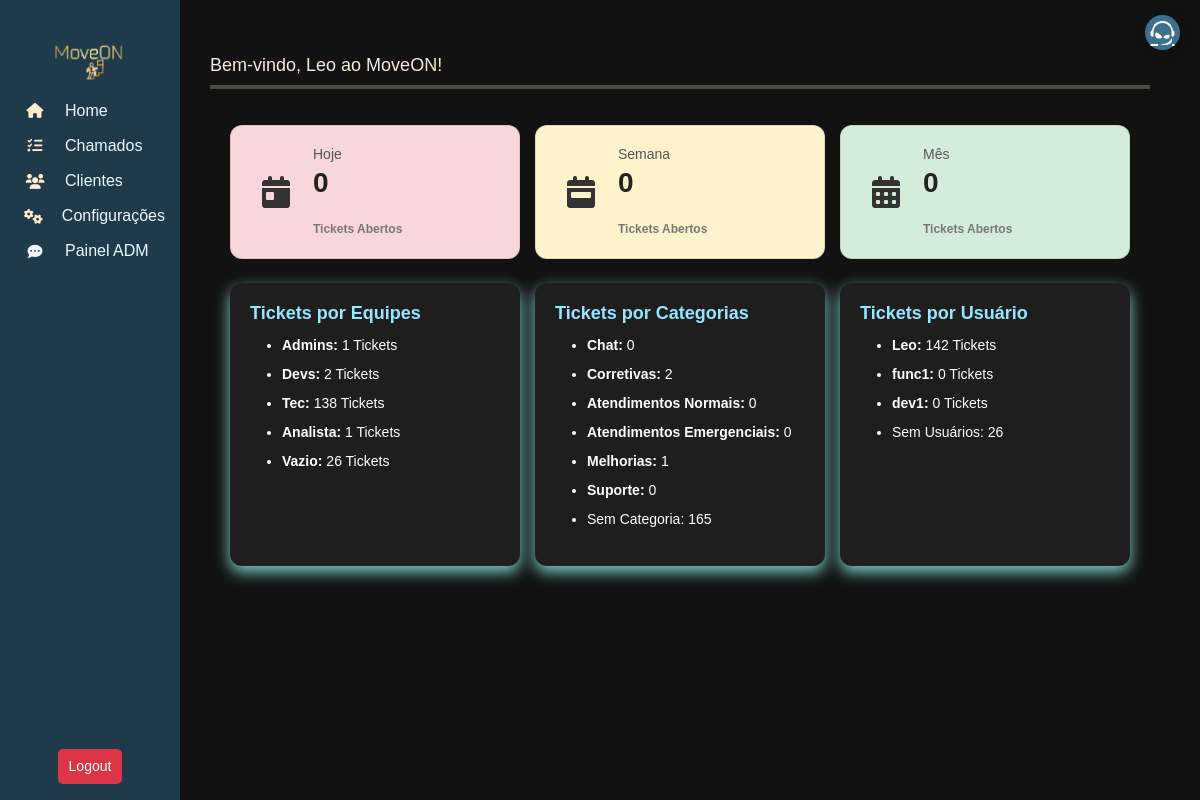
Page / (signed in) on the earlier database version.
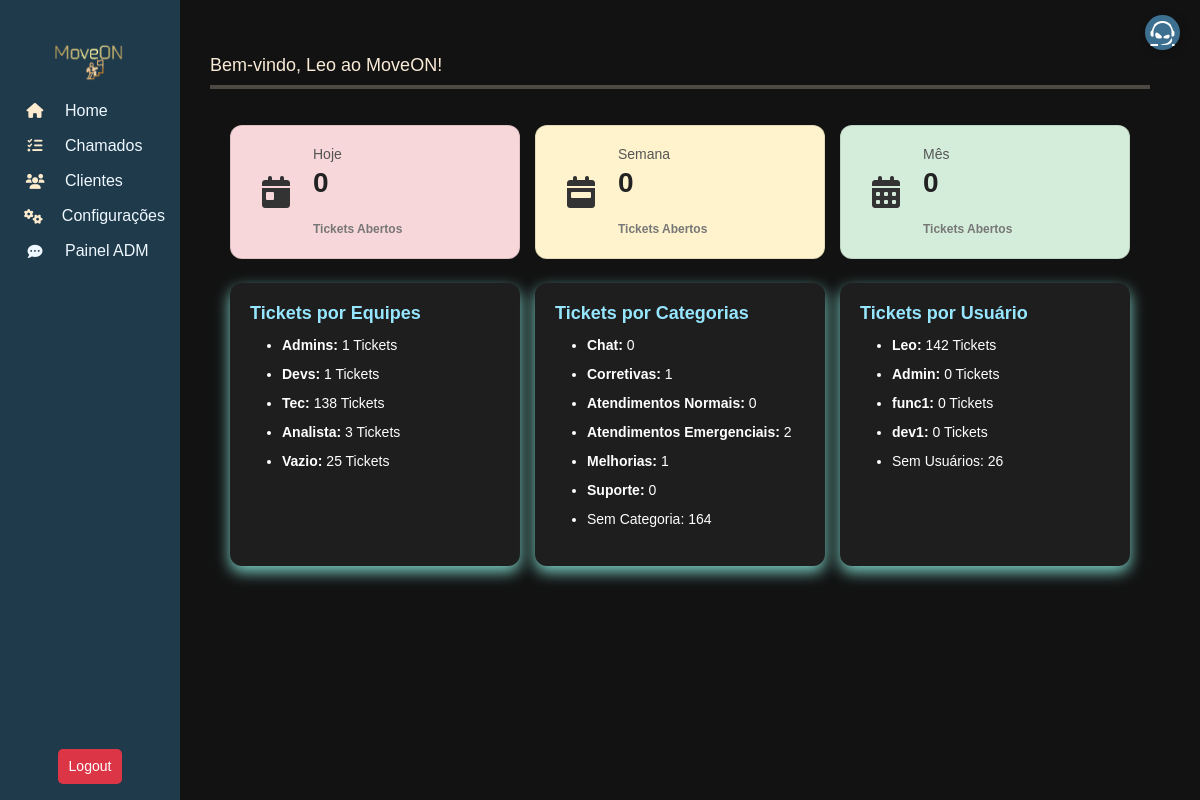
Same page on the later database version.
### move_on/models.py (models this page shows, shortened)
class Category(models.Model):
    name = models.CharField("Nome", max_length=100)
    description = models.TextField("Descrição", blank=True, null=True)
    class Meta:
        db_table = "categorias"
    def __str__(self):
        return self.name

class User(AbstractUser):
    client = models.ForeignKey(Profile, on_delete=models.CASCADE, related_name="users", null=True, blank=True, db_column='client')
    role = models.ForeignKey(Role, on_delete=models.SET_NULL, null=True, blank=True, db_column='role')
    groups = models.ManyToManyField(
        'auth.Group',
        related_name='move_on_users',
        blank=True
    )
    user_permissions = models.ManyToManyField(
        'auth.Permission',
        related_name='move_on_users',
        blank=True
    )
    class Meta:
        db_table = "users"

### accounts/views.py (the view)
# urls.py: path('', IndexView.as_view(), name='menu'),
class IndexView(LoginRequiredMixin, TemplateView):
    template_name = 'index.html'
    def get_context_data(self, **kwargs):
        context = super().get_context_data(**kwargs)
        user = self.request.user
        today = localdate()  # Data de hoje
        week_start = today - timedelta(days=today.weekday())  # Início da semana (segunda-feira)
        month_start = today.replace(day=1)  # Início do mês
        categories = Category.objects.annotate(ticket_count=Count("ticket"))
        uncategorized_tickets = Ticket.objects.filter(category__isnull=True).count()
        usuarios = User.objects.annotate(ticket_count= Count("created_tickets"))
        unknow_user = Ticket.objects.filter(created_by__isnull=True).count()
        roles = {
            'admins': 1,
            'devs': 2,
            'tec': 4,
            'analista': 5,
            'vazio': None
        }
        roles_tkts = {}
        for role_name, role_id in roles.items():
            roles_tkts[role_name] = Ticket.objects.filter(assigned_team_id=role_id).count()
        context['tickets_today'] = Ticket.objects.filter(created_by=user, created_at__date=today).count()
        context['tickets_week'] = Ticket.objects.filter(created_by=user, created_at__date__gte=week_start).count()
        context['tickets_month'] = Ticket.objects.filter(created_by=user, created_at__date__gte=month_start).count()
        context.update({
            'tickets_today': Ticket.objects.filter(created_by=user, created_at__date=today).count(),
            'tickets_week': Ticket.objects.filter(created_by=user, created_at__date__gte=week_start).count(),
            'tickets_month': Ticket.objects.filter(created_by=user, created_at__date__gte=month_start).count(),
            'roles_tkts': roles_tkts,
            'categories': categories,
            'uncategorized_tickets': uncategorized_tickets,  # Tickets sem categoria
            'unknow_user':unknow_user,
            'usuarios': usuarios
        })
        return context

### accounts/templates/index.html (shortened to what this page needs)
{% extends 'Menu/menu.html' %} {% block content %}
<div class="container">
  <div class="dashboard-grid">
    <div class="ticket-card hoje">
      <i class="fas fa-calendar-day ticket-icon"></i>
      <div class="ticket-info">
        <h5>Hoje</h5>
        <p class="ticket-count">{{ tickets_today }}</p>
        <span>Tickets Abertos</span>
      </div>
    </div>
    <div class="ticket-card semana">
      <i class="fas fa-calendar-week ticket-icon"></i>
      <div class="ticket-info">
        <h5>Semana</h5>
        <p class="ticket-count">{{ tickets_week }}</p>
        <span>Tickets Abertos</span>
      </div>
    </div>
    <div class="ticket-card mes">
      <i class="fas fa-calendar-alt ticket-icon"></i>
      <div class="ticket-info">
        <h5>Mês</h5>
        <p class="ticket-count">{{ tickets_month }}</p>
        <span>Tickets Abertos</span>
      </div>
    </div>
  </div>
  <div class="dashboard-grid mt-4">
    <div class="roles-card">
      <h6 class="roles-card-title">
         Tickets por Equipes
      </h6>
      <ul class="roles-list">
        {% for role, count in roles_tkts.items %}
        <li><strong>{{ role|title }}:</strong> {{ count }} Tickets</li>
        {% endfor %}
      </ul>
    </div>
    <div class="roles-card">
      <h6 class="roles-card-title">
         Tickets por Categorias
      </h6>
      <ul class="roles-list">
        {% for categoria in categories %}
        <li>
          <strong>{{ categoria|title }}:</strong> {{ categoria.ticket_count }}
        </li>
        {% endfor %}
        <li>Sem Categoria: {{ uncategorized_tickets }}</li>
      </ul>
    </div>
    <div class="roles-card">
      <h6 class="roles-card-title">
         Tickets por Usuário
      </h6>
      <ul class="roles-list">
        {% for usuario in usuarios %}
        <li>
          <strong>{{ usuario.username }}:</strong> {{ usuario.ticket_count }}
          Tickets
        </li>
        {% endfor %}
        <li>Sem Usuários: {{ unknow_user }}</li>
      </ul>
    </div>
  </div>
</div>
{% endblock %}

### move_on/templates/Menu/menu.html (shortened to what this page needs)
{% load static %}
<head>
  <link href="https://cdn.jsdelivr.net/npm/bootstrap@5.3.3/dist/css/bootstrap.min.css" rel="stylesheet" />
  <link rel="stylesheet" href="https://cdnjs.cloudflare.com/ajax/libs/font-awesome/6.5.1/css/all.min.css" />
  <link rel="stylesheet" href="{% static 'css/styles.css' %}" />
</head>
<body>
  <nav class="sidebar">
    <h6> <img src="{% static 'image/moveon.png' %}" style="width: 100px; height:50px;"></h6>
    {% if user.is_authenticated %}
    <a href="/" data-bs-toggle="tooltip" data-bs-placement="right" title="Home">
      <i class="fas fa-home"></i> <span>Home</span>
    </a>
    <a href="{% url 'ticket_list' %}" data-bs-toggle="tooltip" data-bs-placement="right" title="Chamados">
      <i class="fas fa-tasks"></i> <span>Chamados</span>
    </a>
    <a href="{%url 'profile_list'%}" data-bs-toggle="tooltip" data-bs-placement="right" title="Clientes">
      <i class="fas fa-users"></i> <span>Clientes</span>
    </a>
    <a href="{% url 'params' %}" data-bs-toggle="tooltip" data-bs-placement="right" title="Configurações">
      <i class="fas fa-cogs"></i> <span>Configurações</span>
    </a>
    <a href="{% url 'chat_admin_panel' %}" data-bs-toggle="tooltip" data-bs-placement="right" title="Painel">
      <i class="fa-solid fa-comment-dots"></i><span>Painel ADM</span>
    </a>
    <form method="POST" action="{% url 'logout' %}">
      <button type="submit" class="btn btn-danger-2 w-100">Logout</button>
    </form>
    {% else %}
    <p>Necessário estar logado</p>
    {% endif %}
  </nav>
  <div class="content">
    <h3>
      {% block title %}Bem-vindo, {{ user.username }} ao MoveON!{% endblock %}
    </h3>
    <div class="bar-tab-color-preview">
      <hr style="border: none; height: 4px; background-color:blanchedalmond; margin: 0;">
    </div>
    <p>{% block content %}{% endblock %}</p>
  </div>
  <a href="{% url 'ticket_form' %}" class="support-btn" data-bs-toggle="tooltip" data-bs-placement="left"
    title="Novo Chamado">
    <i class="fa-brands fa-teamspeak"></i>
  </a>
</body>
</html>

Differences in the rows shown:
computed for Category "Corretivas": ticket_count "2" → "1"
computed for Category "Atendimentos Emergenciais": ticket_count "0" → "2"
added User: username "Admin", ticket_count "0"
Other differences:
{{ uncategorized_tickets }}: "165" → "164"
new list line: "Devs : 1 Tickets"
new list line: "Analista : 3 Tickets"
new list line: "Vazio : 25 Tickets"
list line gone: "Devs : 2 Tickets"
list line gone: "Analista : 1 Tickets"
list line gone: "Vazio : 26 Tickets"
